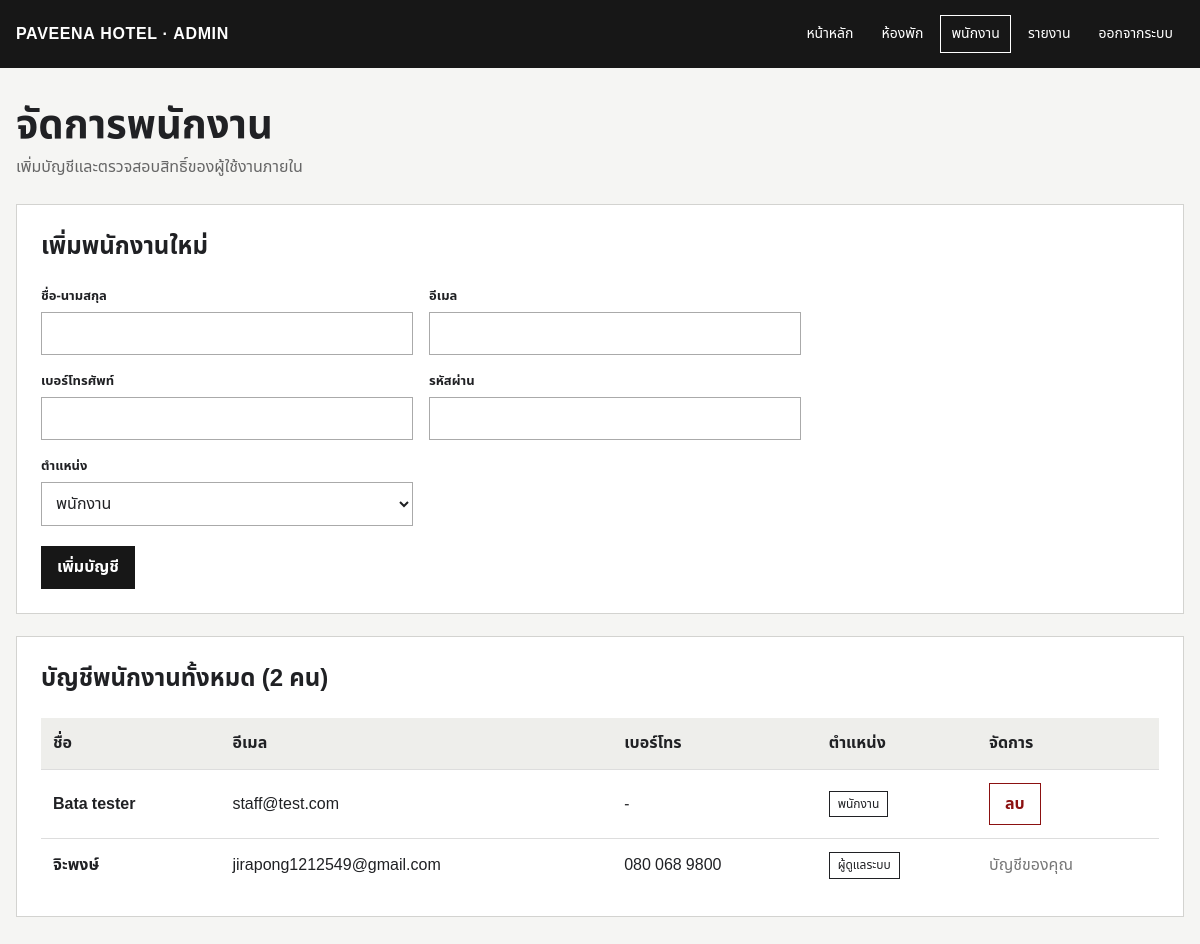
Page /admin/manage_staff.php (signed in) on the committed database.
### tables this page shows
CREATE TABLE `users` (
  `id` int(11) NOT NULL,
  `full_name` varchar(100) NOT NULL,
  `email` varchar(100) NOT NULL,
  `password` varchar(255) NOT NULL,
  `phone` varchar(15) DEFAULT NULL,
  `role` enum('customer','staff','admin') NOT NULL DEFAULT 'customer',
  `created_at` timestamp NOT NULL DEFAULT current_timestamp()
);

### admin/manage_staff.php (the view, shortened to what this page needs)
<?php
require_once '../config/db_connect.php';
$staffs = $pdo->query("SELECT id, full_name, email, phone, role, created_at
                       FROM users
                       WHERE role IN ('staff', 'admin')
                       ORDER BY role ASC, created_at ASC")->fetchAll(PDO::FETCH_ASSOC);
$role_thai = ['staff' => 'พนักงาน', 'admin' => 'ผู้ดูแลระบบ'];
?>
<!DOCTYPE html>
<html lang="th">
<head>
    <link rel="stylesheet" href="../assets/backoffice.css">
</head>
<body class="backoffice-body">
    <header class="bo-header">
        <div class="bo-header-inner">
            <a class="bo-brand" href="dashboard.php">PAVEENA HOTEL · ADMIN</a>
            <nav class="bo-nav" aria-label="เมนูผู้ดูแลระบบ">
                <a href="dashboard.php">หน้าหลัก</a><a href="manage_rooms.php">ห้องพัก</a>
                <a href="manage_staff.php" aria-current="page">พนักงาน</a><a href="reports.php">รายงาน</a>
                <a href="../customer/logout.php">ออกจากระบบ</a>
            </nav>
        </div>
    </header>
    <main class="bo-main">
        <header class="bo-page-heading"><div><h1>จัดการพนักงาน</h1><p>เพิ่มบัญชีและตรวจสอบสิทธิ์ของผู้ใช้งานภายใน</p></div></header>
        <section class="bo-section" aria-labelledby="add-staff-title">
            <h2 id="add-staff-title">เพิ่มพนักงานใหม่</h2>
            <form class="bo-form" method="POST">
                <div class="bo-form-grid">
                    <label class="bo-field"><span>ชื่อ-นามสกุล</span><input type="text" name="full_name" autocomplete="name" required></label>
                    <label class="bo-field"><span>อีเมล</span><input type="email" name="email" autocomplete="email" required></label>
                    <label class="bo-field"><span>เบอร์โทรศัพท์</span><input type="tel" name="phone" autocomplete="tel"></label>
                    <label class="bo-field"><span>รหัสผ่าน</span><input type="password" name="password" autocomplete="new-password" minlength="6" required></label>
                    <label class="bo-field"><span>ตำแหน่ง</span><select name="role" required><option value="staff">พนักงาน</option><option value="admin">ผู้ดูแลระบบ</option></select></label>
                </div>
                <div class="bo-actions"><button class="bo-button" type="submit" name="add_staff" value="1">เพิ่มบัญชี</button></div>
            </form>
        </section>
        <section class="bo-section" aria-labelledby="staff-list-title">
            <h2 id="staff-list-title">บัญชีพนักงานทั้งหมด (<?= count($staffs) ?> คน)</h2>
            <div class="bo-table-wrap">
                <table class="bo-table">
                    <thead><tr><th>ชื่อ</th><th>อีเมล</th><th>เบอร์โทร</th><th>ตำแหน่ง</th><th>จัดการ</th></tr></thead>
                    <tbody>
                    <?php foreach ($staffs as $s): ?>
                        <tr>
                            <td><strong><?= htmlspecialchars($s['full_name']) ?></strong></td>
                            <td><?= htmlspecialchars($s['email']) ?></td>
                            <td><?= htmlspecialchars($s['phone'] ?: '-') ?></td>
                            <td><span class="bo-status"><?= htmlspecialchars($role_thai[$s['role']]) ?></span></td>
                            <td>
                                <?php if ($s['id'] == $_SESSION['user_id']): ?>
                                    <span class="bo-muted">บัญชีของคุณ</span>
                                <?php else: ?>
                                    <a class="bo-button bo-button-danger" href="delete_staff.php?id=<?= $s['id'] ?>" onclick="return confirm('ยืนยันลบบัญชี <?= htmlspecialchars($s['full_name'], ENT_QUOTES) ?> ?');">ลบ</a>
                                <?php endif; ?>
                            </td>
                        </tr>
                    <?php endforeach; ?>
                    </tbody>
                </table>
            </div>
        </section>
    </main>
</body>
</html>

### assets/backoffice.css (style rules this page uses)
* { box-sizing: border-box; }
body { margin: 0; color: #202124; background: #f5f5f3; font-family: "Noto Sans Thai", Tahoma, sans-serif; line-height: 1.55; }
a { color: inherit; }
.bo-header { color: #fff; background: #171717; }
.bo-header-inner { width: min(1180px, calc(100% - 32px)); min-height: 68px; margin: auto; display: flex; align-items: center; justify-content: space-between; gap: 24px; }
.bo-brand { color: #fff; text-decoration: none; font-weight: 800; letter-spacing: .04em; }
.bo-nav { display: flex; align-items: center; flex-wrap: wrap; gap: 6px; }
.bo-nav a { padding: 7px 10px; color: #fff; border: 1px solid transparent; text-decoration: none; font-size: 14px; }
.bo-nav a:hover, .bo-nav a[aria-current="page"] { border-color: #fff; }
.bo-main { width: min(1180px, calc(100% - 32px)); margin: 34px auto 56px; }
.bo-page-heading { margin-bottom: 24px; display: flex; align-items: end; justify-content: space-between; gap: 20px; }
.bo-page-heading h1 { margin: 0; font-size: clamp(27px, 4vw, 40px); line-height: 1.2; }
.bo-page-heading p { margin: 5px 0 0; color: #666; }
.bo-section { margin-top: 22px; padding: 24px; background: #fff; border: 1px solid #d3d3d0; }
.bo-section > h2:first-child { margin-top: 0; }
.bo-form { max-width: 760px; }
.bo-form-grid { display: grid; grid-template-columns: repeat(2, minmax(0, 1fr)); gap: 16px; }
.bo-field { display: grid; gap: 6px; }
.bo-field > span, .bo-field > label { font-weight: 700; font-size: 13px; }
.bo-field input, .bo-field select, .bo-field textarea, .bo-inline-form select { width: 100%; min-height: 42px; padding: 8px 10px; color: inherit; background: #fff; border: 1px solid #aaa; font: inherit; }
.bo-actions { margin-top: 20px; display: flex; flex-wrap: wrap; gap: 8px; }
.bo-button { min-height: 40px; padding: 8px 15px; display: inline-flex; align-items: center; justify-content: center; color: #fff; background: #171717; border: 1px solid #171717; font: inherit; font-weight: 700; cursor: pointer; text-decoration: none; }
.bo-button-danger { color: #8b1111; background: #fff; border-color: #8b1111; }
.bo-table-wrap { width: 100%; overflow-x: auto; }
.bo-table { width: 100%; border-collapse: collapse; background: #fff; }
.bo-table th, .bo-table td { padding: 13px 12px; text-align: left; vertical-align: middle; border-bottom: 1px solid #ddd; }
.bo-table th { background: #eeeeeb; white-space: nowrap; }
.bo-table tbody tr:last-child td { border-bottom: 0; }
.bo-status { display: inline-block; padding: 3px 8px; border: 1px solid currentColor; font-size: 12px; white-space: nowrap; }
.bo-muted { color: #777; }

### rows in the picture
users: full_name "Bata tester", email "staff@test.com", phone "-", role "พนักงาน"
users: full_name "จิะพงษ์", email "jirapong1212549@gmail.com", phone "080 068 9800", role "ผู้ดูแลระบบ", shows "บัญชีของคุณ"

### other values in the picture
count($staffs) "2"
